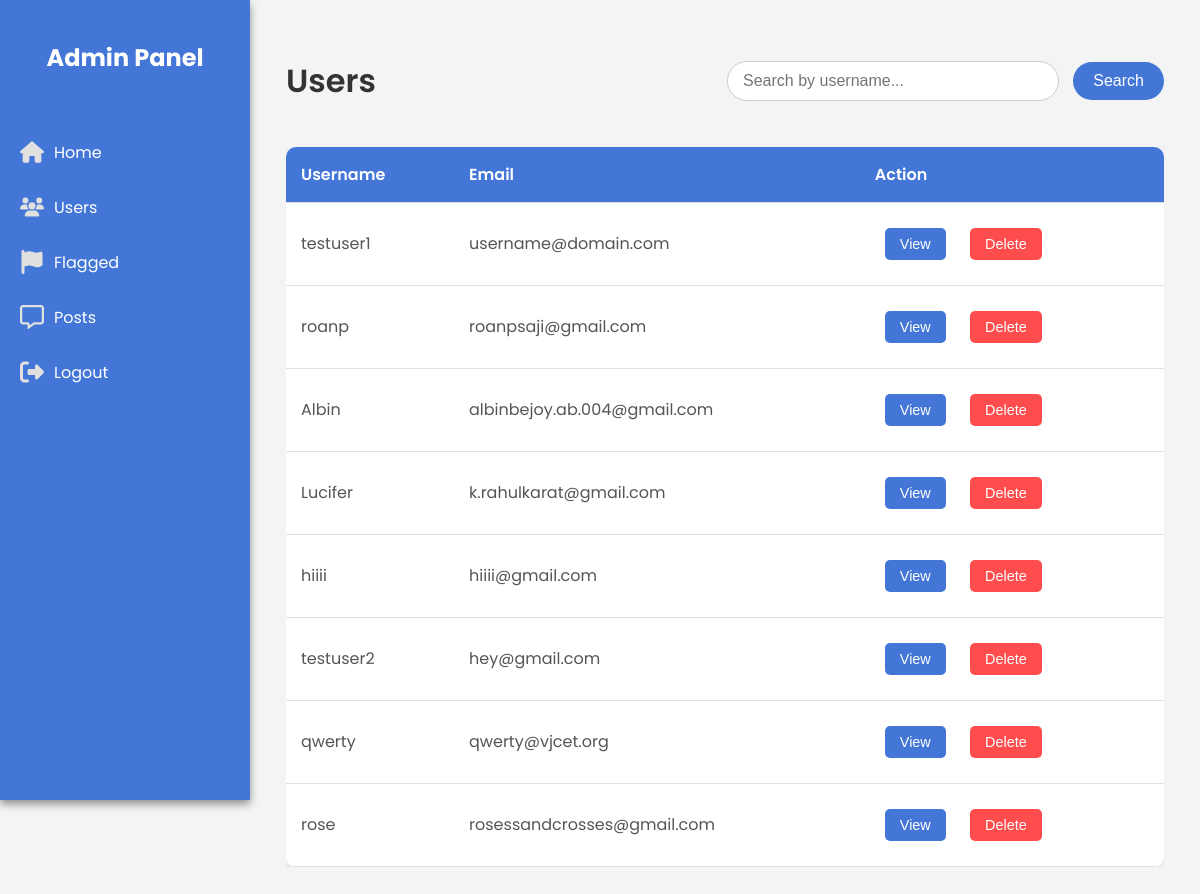
/users, run on an earlier commit of the app's database.
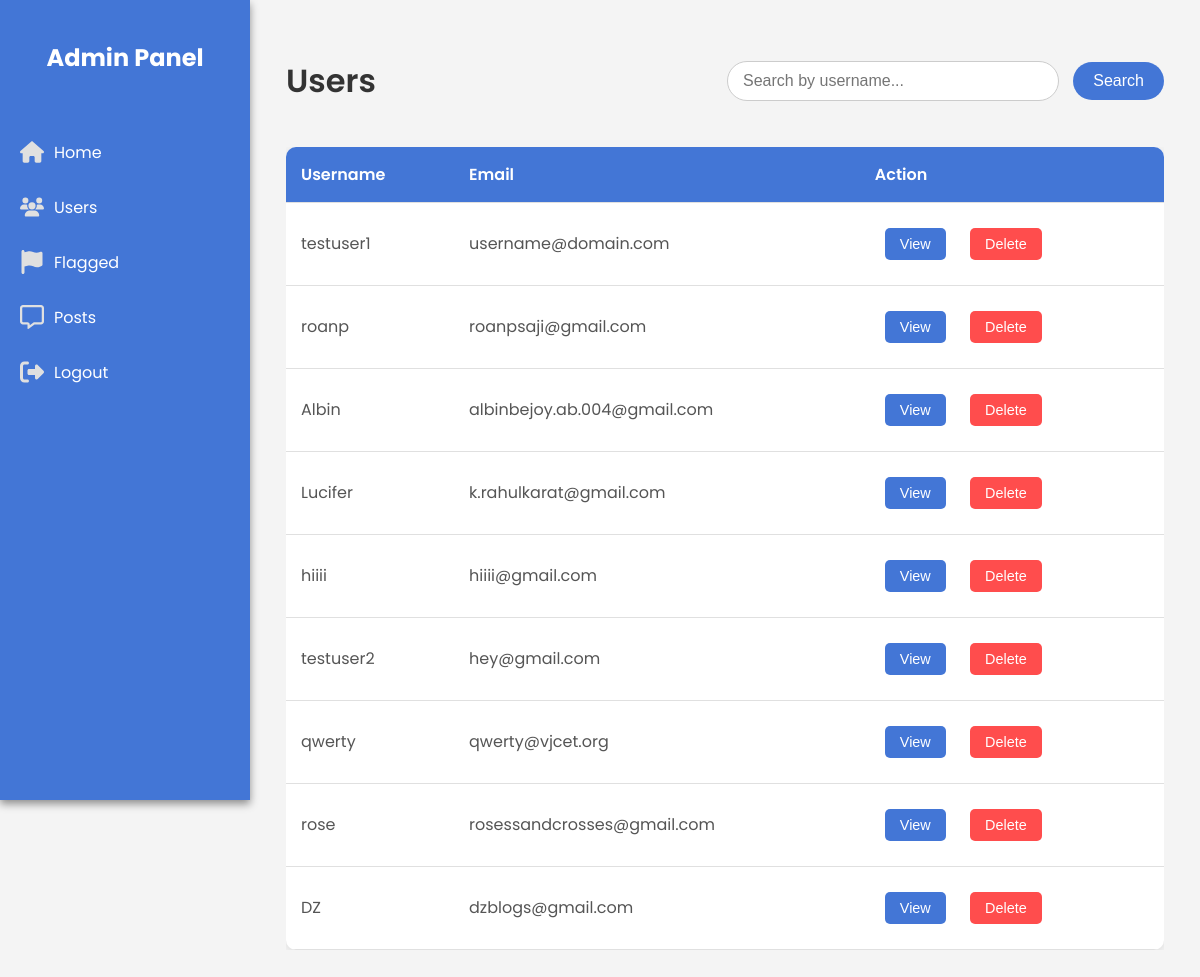
And on a later commit of the database.
### app/models.py (models this page shows, shortened)
class SearchableMixin(object):
    @classmethod
    def before_commit(cls, session):
        session._changes = {
            'add': list(session.new),
            'update': list(session.dirty),
            'delete': list(session.deleted)
        }

class User(db.Model, UserMixin, SearchableMixin):
    __tablename__ = 'user'
    __searchable__ = ['username', 'email']
    id = db.Column(db.Integer, primary_key=True)
    username = db.Column(db.String(80), unique=True, nullable=False)
    password = db.Column(db.String(80), nullable=False)
    email = db.Column(db.String(120), unique=True, nullable=False)
    phone_number = db.Column(db.Integer, unique=True, nullable=False)
    profile_pic = db.Column(db.String(120), nullable=False, default='profile.jpg')

### app/admin_routes.py (the view)
@app.route('/users', methods=['GET', 'POST'])
def users():
    if request.method == 'GET':
        users = User.query.all()  # Fetch all users
        return render_template('adminPages/users.html', users=users)

### app/templates/adminPages/users.html
{% extends 'adminPages/adminhome.html' %}
{% block head %}
    <link rel="stylesheet" href="{{ url_for('static', filename='css/admin.css') }}">
    <link rel="stylesheet" href="{{ url_for('static', filename='css/users.css') }}">
{% endblock %}
{% block body %}
<div class="users-page">
    <div class="page-header">
        <h1 class="page-title">Users</h1>
        <div class="search-container">
            <form action="/users_search" method="get">
                <label>
                    <input class="form-control" type="text" placeholder="Search by username..." name="username">
                    <input type="submit" value="Search">
                </label>
            </form>
        </div>
    </div>
        <div class="users-table-container">
            <table class="users-table">
                <thead>
                    <tr>
                        <th>Username</th>
                        <th>Email</th>
                        <th>Action</th>
                    </tr>
                </thead>
                <tbody>
                {% if users %}
                    {% for user in users %}
                    <tr>
                        <td>{{ user.username }}</td>
                        <td>{{ user.email }}</td>
                        <td>
                            <button class="action-btn">View</button>
                            <form action="{{ url_for('delete_user', user_id=user.id) }}" method="post" style="display:inline;">
                                <button type="submit" class="action-btn delete-btn">Delete</button>
                            </form>
                        </td>
                    </tr>
                    {% endfor %}
                {% else %}
                    <tr>
                        <td>No results found</td>
                    </tr>
                {% endif %}
                </tbody>
            </table>
        </div>
    </div>
{% endblock %}

### app/templates/adminPages/adminhome.html (shortened to what this page needs)
<!DOCTYPE html>
<html lang="en">
<head>
    <link rel="stylesheet" href="static/css/admin.css">
    {% block head %}{% endblock %}
</head>
<body>
    <div class="sidebar">
        <h2 class="sidebar-title">Admin Panel</h2>
        <nav class="nav">
            <a href="{{ url_for('admin')}}" class="nav-item">
                Home
            </a>
            <a href="{{ url_for('users') }}" class="nav-item">
                Users
            </a>
            <a href="{{ url_for('flags') }}" class="nav-item">
                Flagged
            </a>
            <a href="{{ url_for('posts_admin') }}" class="nav-item">
                Posts
            </a>
            <a href="{{ url_for('home') }}" class="nav-item">
                Logout
            </a>
        </nav>
    </div>
    <main>
        {% block body %}{% endblock %}
    </main>
</body>
</html>

### app/static/css/admin.css (style rules this page uses)
body { font-family: 'Poppins', sans-serif; margin: 0; padding: 0; background-color: #f4f4f4; }
main { margin-left: 250px; padding: 1rem; transition: margin-left 0.3s; }
.sidebar { width: 250px; height: 100vh; background-color: #4376d6; color: #ffffff; position: fixed; left: 0; top: 0; box-shadow: 0 4px 8px rgba(0, 0, 0, 0.42); transition: width 0.3s; }
.sidebar-title { padding: 20px; font-size: 24px; text-align: center; }
.nav { padding: 10px 0; }
.nav-item { display: flex; align-items: center; padding: 15px 20px; color: #ffffff; text-decoration: none; border-radius: 10px; transition: background-color 0.3s; }
.icon { width: 24px; height: 24px; margin-right: 10px; }
.icon { color: #e0e0e0; }

### app/static/css/users.css (style rules this page uses)
.users-page { padding: 20px; }
.page-header { display: flex; justify-content: space-between; align-items: center; margin-bottom: 20px; }
.page-title { font-size: 2rem; color: #333; font-weight: 600; }
.users-table-container { overflow-x: auto; }
.users-table { width: 100%; border-collapse: collapse; background-color: #ffffff; box-shadow: 0 2px 8px rgba(0, 0, 0, 0.1); border-radius: 10px; overflow: hidden; }
.users-table th, .users-table td { padding: 15px; text-align: left; border-bottom: 1px solid #e0e0e0; }
.users-table th { background-color: #4376d6; color: #ffffff; font-weight: 600; }
.users-table td { color: #555; }
.action-btn { padding: 8px 15px; border: none; border-radius: 5px; cursor: pointer; font-size: 0.9rem; color: #ffffff; background-color: #4376d6; transition: background-color 0.3s; margin: 10px; }
.delete-btn { background-color: #ff4d4d; }
.search-container { display: flex; align-items: center; }
.search-container input[type="text"] { width: 300px; padding: 10px 15px; font-size: 1rem; border: 1px solid #ccc; border-radius: 20px; outline: none; transition: border-color 0.3s; }
.search-container input[type="submit"] { padding: 10px 20px; font-size: 1rem; color: #ffffff; background-color: #4376d6; border: none; border-radius: 20px; margin-left: 10px; cursor: pointer; transition: background-color 0.3s; }
.action-btn { text-decoration: none; }

What changed in the data, as far as the page shows it:
added User: username "DZ", email "dzblogs@gmail.com"
